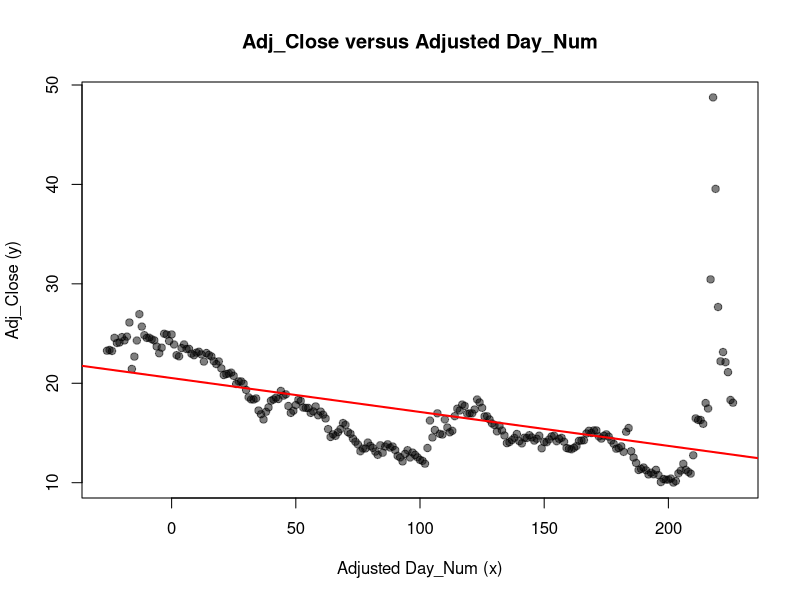

This figure's R source:
# Set up a plotting device with wider dimensions
png("GME_scatter_plot.png", width = 800, height = 600)  # Width is double the height

# Load the GME dataset from the specified path
gme_data <- read.csv("data/GME.csv", header = TRUE, stringsAsFactors = TRUE)

# Center the Day_Num data by subtracting the mean of Day_Num
centered_x <- gme_data$Day_Num - mean(gme_data$Day_Num)

# Plot the Adjusted Close price against the centered Day_Num, suppressing x-axis for customization
plot(centered_x, gme_data$Adj_Close, pch = 19, col = adjustcolor("black", 0.5),
     main = "Adj_Close versus Adjusted Day_Num", xlab = "Adjusted Day_Num (x)", ylab = "Adj_Close (y)",
     xaxt = "n")  # Suppress the default x-axis

# Define custom intervals for x-axis labels
x_breaks <- seq(-100, 100, by = 50)
adjusted_x_labels <- x_breaks + 100

# Add the custom x-axis
axis(1, at = x_breaks, labels = adjusted_x_labels)

# Extract Adjusted Close into y for easier reference
y <- gme_data$Adj_Close

# Fit a linear model using the centered x values
fit <- lm(y ~ centered_x, data = gme_data)

# Print the summary of the fitted linear model
print(summary(fit))

# Add the fitted regression line to the existing plot
abline(fit, col = "red", lwd = 2)

# Close the plotting device
dev.off()